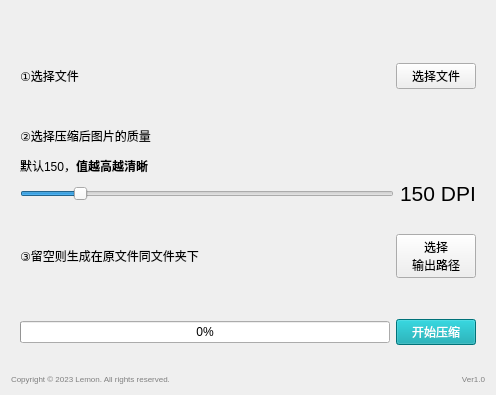
<?xml version="1.0" encoding="UTF-8"?>
<ui version="4.0">
 <class>FirstPage</class>
 <widget class="QWidget" name="FirstPage">
  <property name="geometry">
   <rect>
    <x>0</x>
    <y>0</y>
    <width>496</width>
    <height>395</height>
   </rect>
  </property>
  <property name="font">
   <font>
    <family>Microsoft YaHei UI</family>
    <pointsize>16</pointsize>
   </font>
  </property>
  <property name="windowTitle">
   <string>ToolBox</string>
  </property>
  <property name="windowIcon">
   <iconset resource="images.qrc">
    <normaloff>:/程序图标/logo.ico</normaloff>:/程序图标/logo.ico</iconset>
  </property>
  <layout class="QVBoxLayout" name="verticalLayout_3">
   <item>
    <spacer name="verticalSpacer">
     <property name="orientation">
      <enum>Qt::Vertical</enum>
     </property>
     <property name="sizeType">
      <enum>QSizePolicy::Fixed</enum>
     </property>
     <property name="sizeHint" stdset="0">
      <size>
       <width>20</width>
       <height>30</height>
      </size>
     </property>
    </spacer>
   </item>
   <item>
    <widget class="CardWidget" name="CardWidget_2">
     <layout class="QVBoxLayout" name="verticalLayout_2">
      <item>
       <layout class="QHBoxLayout" name="horizontalLayout_2">
        <item>
         <widget class="BodyLabel" name="in_path_text">
          <property name="sizePolicy">
           <sizepolicy hsizetype="Preferred" vsizetype="Fixed">
            <horstretch>0</horstretch>
            <verstretch>0</verstretch>
           </sizepolicy>
          </property>
          <property name="font">
           <font>
            <family>Microsoft YaHei UI</family>
            <pointsize>9</pointsize>
            <weight>50</weight>
            <bold>false</bold>
           </font>
          </property>
          <property name="text">
           <string>①选择文件</string>
          </property>
         </widget>
        </item>
        <item>
         <widget class="PushButton" name="in_path">
          <property name="sizePolicy">
           <sizepolicy hsizetype="Maximum" vsizetype="Fixed">
            <horstretch>0</horstretch>
            <verstretch>0</verstretch>
           </sizepolicy>
          </property>
          <property name="font">
           <font>
            <family>Microsoft YaHei UI</family>
            <pointsize>9</pointsize>
            <weight>50</weight>
            <bold>false</bold>
           </font>
          </property>
          <property name="text">
           <string>选择文件</string>
          </property>
         </widget>
        </item>
       </layout>
      </item>
     </layout>
    </widget>
   </item>
   <item>
    <widget class="CardWidget" name="CardWidget_3">
     <layout class="QVBoxLayout" name="verticalLayout_5">
      <item>
       <layout class="QVBoxLayout" name="verticalLayout_4">
        <item>
         <widget class="BodyLabel" name="BodyLabel_3">
          <property name="sizePolicy">
           <sizepolicy hsizetype="Preferred" vsizetype="Minimum">
            <horstretch>0</horstretch>
            <verstretch>0</verstretch>
           </sizepolicy>
          </property>
          <property name="font">
           <font>
            <family>Microsoft YaHei UI</family>
            <pointsize>9</pointsize>
            <weight>50</weight>
            <bold>false</bold>
            <strikeout>false</strikeout>
           </font>
          </property>
          <property name="autoFillBackground">
           <bool>false</bool>
          </property>
          <property name="text">
           <string>&lt;html&gt;&lt;head/&gt;&lt;body&gt;&lt;p&gt;②选择压缩后图片的质量&lt;/p&gt;&lt;p&gt;默认150，&lt;span style=&quot; font-weight:600;&quot;&gt;值越高越清晰&lt;/span&gt;&lt;/p&gt;&lt;/body&gt;&lt;/html&gt;</string>
          </property>
          <property name="strikeOut" stdset="0">
           <bool>false</bool>
          </property>
         </widget>
        </item>
        <item>
         <layout class="QHBoxLayout" name="horizontalLayout_4">
          <item>
           <widget class="Slider" name="custom_dpi">
            <property name="sizePolicy">
             <sizepolicy hsizetype="Expanding" vsizetype="Fixed">
              <horstretch>0</horstretch>
              <verstretch>0</verstretch>
             </sizepolicy>
            </property>
            <property name="maximumSize">
             <size>
              <width>16777215</width>
              <height>16777215</height>
             </size>
            </property>
            <property name="font">
             <font>
              <family>Microsoft YaHei UI</family>
              <pointsize>9</pointsize>
             </font>
            </property>
            <property name="minimum">
             <number>72</number>
            </property>
            <property name="maximum">
             <number>600</number>
            </property>
            <property name="value">
             <number>150</number>
            </property>
            <property name="orientation">
             <enum>Qt::Horizontal</enum>
            </property>
           </widget>
          </item>
          <item>
           <widget class="BodyLabel" name="custom_dpi_text">
            <property name="text">
             <string>150 DPI</string>
            </property>
           </widget>
          </item>
         </layout>
        </item>
       </layout>
      </item>
     </layout>
    </widget>
   </item>
   <item>
    <widget class="CardWidget" name="CardWidget_4">
     <layout class="QVBoxLayout" name="verticalLayout_6">
      <item>
       <layout class="QHBoxLayout" name="horizontalLayout_3">
        <item>
         <widget class="BodyLabel" name="out_path_text">
          <property name="font">
           <font>
            <family>Microsoft YaHei UI</family>
            <pointsize>9</pointsize>
            <weight>50</weight>
            <bold>false</bold>
           </font>
          </property>
          <property name="text">
           <string>③留空则生成在原文件同文件夹下</string>
          </property>
         </widget>
        </item>
        <item>
         <widget class="PushButton" name="out_path">
          <property name="sizePolicy">
           <sizepolicy hsizetype="Maximum" vsizetype="Fixed">
            <horstretch>0</horstretch>
            <verstretch>0</verstretch>
           </sizepolicy>
          </property>
          <property name="font">
           <font>
            <family>Microsoft YaHei UI</family>
            <pointsize>9</pointsize>
            <weight>50</weight>
            <bold>false</bold>
           </font>
          </property>
          <property name="text">
           <string>选择
输出路径</string>
          </property>
         </widget>
        </item>
       </layout>
      </item>
     </layout>
    </widget>
   </item>
   <item>
    <widget class="CardWidget" name="CardWidget">
     <property name="font">
      <font>
       <family>Microsoft YaHei UI</family>
       <pointsize>9</pointsize>
      </font>
     </property>
     <layout class="QVBoxLayout" name="verticalLayout">
      <item>
       <layout class="QHBoxLayout" name="horizontalLayout">
        <item>
         <widget class="ProgressBar" name="progressBar">
          <property name="font">
           <font>
            <family>Microsoft YaHei UI</family>
            <pointsize>9</pointsize>
           </font>
          </property>
          <property name="value">
           <number>0</number>
          </property>
          <property name="textVisible">
           <bool>true</bool>
          </property>
          <property name="val">
           <double>0.000000000000000</double>
          </property>
         </widget>
        </item>
        <item>
         <widget class="PrimaryPushButton" name="start_button">
          <property name="sizePolicy">
           <sizepolicy hsizetype="Minimum" vsizetype="Fixed">
            <horstretch>0</horstretch>
            <verstretch>0</verstretch>
           </sizepolicy>
          </property>
          <property name="palette">
           <palette>
            <active>
             <colorrole role="WindowText">
              <brush brushstyle="SolidPattern">
               <color alpha="255">
                <red>255</red>
                <green>255</green>
                <blue>255</blue>
               </color>
              </brush>
             </colorrole>
             <colorrole role="Button">
              <brush brushstyle="SolidPattern">
               <color alpha="255">
                <red>0</red>
                <green>159</green>
                <blue>170</blue>
               </color>
              </brush>
             </colorrole>
             <colorrole role="Text">
              <brush brushstyle="SolidPattern">
               <color alpha="255">
                <red>255</red>
                <green>255</green>
                <blue>255</blue>
               </color>
              </brush>
             </colorrole>
             <colorrole role="ButtonText">
              <brush brushstyle="SolidPattern">
               <color alpha="255">
                <red>255</red>
                <green>255</green>
                <blue>255</blue>
               </color>
              </brush>
             </colorrole>
             <colorrole role="Base">
              <brush brushstyle="SolidPattern">
               <color alpha="255">
                <red>0</red>
                <green>159</green>
                <blue>170</blue>
               </color>
              </brush>
             </colorrole>
             <colorrole role="Window">
              <brush brushstyle="SolidPattern">
               <color alpha="255">
                <red>0</red>
                <green>159</green>
                <blue>170</blue>
               </color>
              </brush>
             </colorrole>
             <colorrole role="PlaceholderText">
              <brush brushstyle="NoBrush">
               <color alpha="128">
                <red>255</red>
                <green>255</green>
                <blue>255</blue>
               </color>
              </brush>
             </colorrole>
            </active>
            <inactive>
             <colorrole role="WindowText">
              <brush brushstyle="SolidPattern">
               <color alpha="255">
                <red>255</red>
                <green>255</green>
                <blue>255</blue>
               </color>
              </brush>
             </colorrole>
             <colorrole role="Button">
              <brush brushstyle="SolidPattern">
               <color alpha="255">
                <red>0</red>
                <green>159</green>
                <blue>170</blue>
               </color>
              </brush>
             </colorrole>
             <colorrole role="Text">
              <brush brushstyle="SolidPattern">
               <color alpha="255">
                <red>255</red>
                <green>255</green>
                <blue>255</blue>
               </color>
              </brush>
             </colorrole>
             <colorrole role="ButtonText">
              <brush brushstyle="SolidPattern">
               <color alpha="255">
                <red>255</red>
                <green>255</green>
                <blue>255</blue>
               </color>
              </brush>
             </colorrole>
             <colorrole role="Base">
              <brush brushstyle="SolidPattern">
               <color alpha="255">
                <red>0</red>
                <green>159</green>
                <blue>170</blue>
               </color>
              </brush>
             </colorrole>
             <colorrole role="Window">
              <brush brushstyle="SolidPattern">
               <color alpha="255">
                <red>0</red>
                <green>159</green>
                <blue>170</blue>
               </color>
              </brush>
             </colorrole>
             <colorrole role="PlaceholderText">
              <brush brushstyle="NoBrush">
               <color alpha="128">
                <red>255</red>
                <green>255</green>
                <blue>255</blue>
               </color>
              </brush>
             </colorrole>
            </inactive>
            <disabled>
             <colorrole role="WindowText">
              <brush brushstyle="SolidPattern">
               <color alpha="229">
                <red>255</red>
                <green>255</green>
                <blue>255</blue>
               </color>
              </brush>
             </colorrole>
             <colorrole role="Button">
              <brush brushstyle="SolidPattern">
               <color alpha="255">
                <red>205</red>
                <green>205</green>
                <blue>205</blue>
               </color>
              </brush>
             </colorrole>
             <colorrole role="Text">
              <brush brushstyle="SolidPattern">
               <color alpha="229">
                <red>255</red>
                <green>255</green>
                <blue>255</blue>
               </color>
              </brush>
             </colorrole>
             <colorrole role="ButtonText">
              <brush brushstyle="SolidPattern">
               <color alpha="229">
                <red>255</red>
                <green>255</green>
                <blue>255</blue>
               </color>
              </brush>
             </colorrole>
             <colorrole role="Base">
              <brush brushstyle="SolidPattern">
               <color alpha="255">
                <red>205</red>
                <green>205</green>
                <blue>205</blue>
               </color>
              </brush>
             </colorrole>
             <colorrole role="Window">
              <brush brushstyle="SolidPattern">
               <color alpha="255">
                <red>205</red>
                <green>205</green>
                <blue>205</blue>
               </color>
              </brush>
             </colorrole>
             <colorrole role="PlaceholderText">
              <brush brushstyle="NoBrush">
               <color alpha="128">
                <red>255</red>
                <green>255</green>
                <blue>255</blue>
               </color>
              </brush>
             </colorrole>
            </disabled>
           </palette>
          </property>
          <property name="font">
           <font>
            <family>Microsoft YaHei UI</family>
            <pointsize>9</pointsize>
            <weight>50</weight>
            <bold>false</bold>
           </font>
          </property>
          <property name="text">
           <string>开始压缩</string>
          </property>
         </widget>
        </item>
       </layout>
      </item>
     </layout>
    </widget>
   </item>
   <item>
    <layout class="QHBoxLayout" name="horizontalLayout_5">
     <item>
      <widget class="QLabel" name="label_2">
       <property name="sizePolicy">
        <sizepolicy hsizetype="Preferred" vsizetype="Fixed">
         <horstretch>0</horstretch>
         <verstretch>0</verstretch>
        </sizepolicy>
       </property>
       <property name="font">
        <font>
         <family>Microsoft YaHei UI</family>
         <pointsize>9</pointsize>
        </font>
       </property>
       <property name="text">
        <string>&lt;html&gt;&lt;head/&gt;&lt;body&gt;&lt;p&gt;&lt;span style=&quot; font-size:6pt; color:#808080;&quot;&gt;Copyright © 2023 Lemon. All rights reserved.&lt;/span&gt;&lt;/p&gt;&lt;/body&gt;&lt;/html&gt;</string>
       </property>
      </widget>
     </item>
     <item>
      <widget class="QLabel" name="ver">
       <property name="sizePolicy">
        <sizepolicy hsizetype="Preferred" vsizetype="Fixed">
         <horstretch>0</horstretch>
         <verstretch>0</verstretch>
        </sizepolicy>
       </property>
       <property name="font">
        <font>
         <family>Microsoft YaHei UI</family>
         <pointsize>9</pointsize>
        </font>
       </property>
       <property name="text">
        <string>&lt;html&gt;&lt;head/&gt;&lt;body&gt;&lt;p align=&quot;right&quot;&gt;&lt;span style=&quot; font-size:6pt; color:#808080;&quot;&gt;Ver1.0&lt;/span&gt;&lt;/p&gt;&lt;/body&gt;&lt;/html&gt;</string>
       </property>
      </widget>
     </item>
    </layout>
   </item>
  </layout>
 </widget>
 <customwidgets>
  <customwidget>
   <class>PushButton</class>
   <extends>QPushButton</extends>
   <header>qfluentwidgets</header>
  </customwidget>
  <customwidget>
   <class>PrimaryPushButton</class>
   <extends>PushButton</extends>
   <header>qfluentwidgets</header>
  </customwidget>
  <customwidget>
   <class>Slider</class>
   <extends>QSlider</extends>
   <header>qfluentwidgets</header>
  </customwidget>
  <customwidget>
   <class>CardWidget</class>
   <extends>QFrame</extends>
   <header>qfluentwidgets</header>
   <container>1</container>
  </customwidget>
  <customwidget>
   <class>BodyLabel</class>
   <extends>QLabel</extends>
   <header>qfluentwidgets</header>
  </customwidget>
  <customwidget>
   <class>ProgressBar</class>
   <extends>QProgressBar</extends>
   <header>qfluentwidgets</header>
  </customwidget>
 </customwidgets>
 <resources>
  <include location="images.qrc"/>
 </resources>
 <connections/>
</ui>
